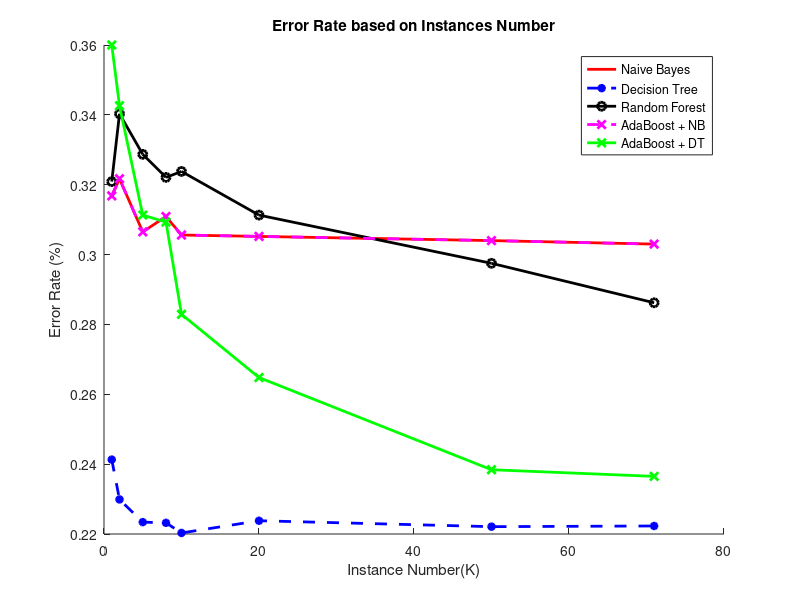

Write MATLAB code to recreate this figure.
X = [1, 2, 5, 8, 10, 20, 50, 70.987];
A = [0.3168,0.3217,0.3065,0.3109,0.3056,0.3052,0.3040,0.3030];
B = [0.2413,0.2299,0.2234,0.2232,0.2203,0.2238,0.2221,0.2223];
C = [0.3209,0.3403,0.3287,0.3221,0.3238,0.3113,0.2975,0.2862];
D = [0.3168,0.3217,0.3065,0.3109,0.3056,0.3052,0.3040,0.3030];
E = [0.3600,0.3426,0.3113,0.3093,0.2829,0.2648,0.2384,0.2365];

figure;
hold on;
title('Error Rate based on Instances Number');
xlabel('Instance Number(K)');
ylabel('Error Rate (%)');
plot(X, A, 'r-', 'LineWidth', 2);
hold on;
plot(X, B, 'b--*', 'LineWidth', 2);
hold on;
plot(X, C, 'k-o', 'LineWidth', 2);
hold on;
plot(X, D, 'm--x', 'LineWidth', 2);
hold on;
plot(X, E, 'g-x', 'LineWidth', 2);
legend('Naive Bayes', 'Decision Tree', 'Random Forest', 'AdaBoost + NB', 'AdaBoost + DT');